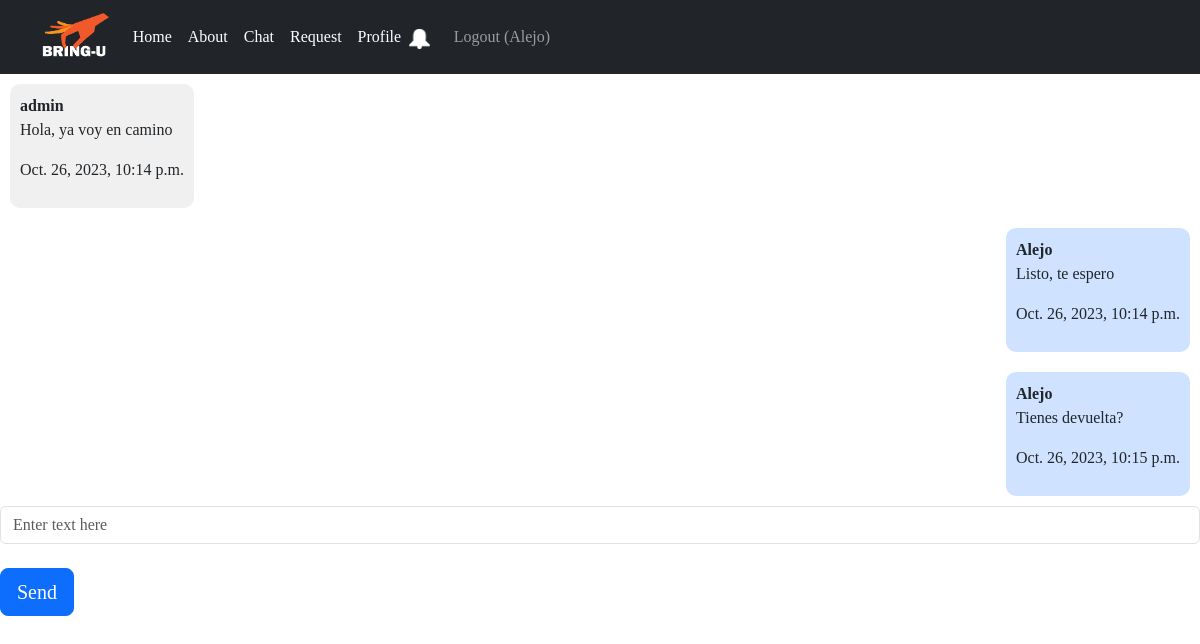
The page /chat/1 (signed in) on the database as committed earlier.
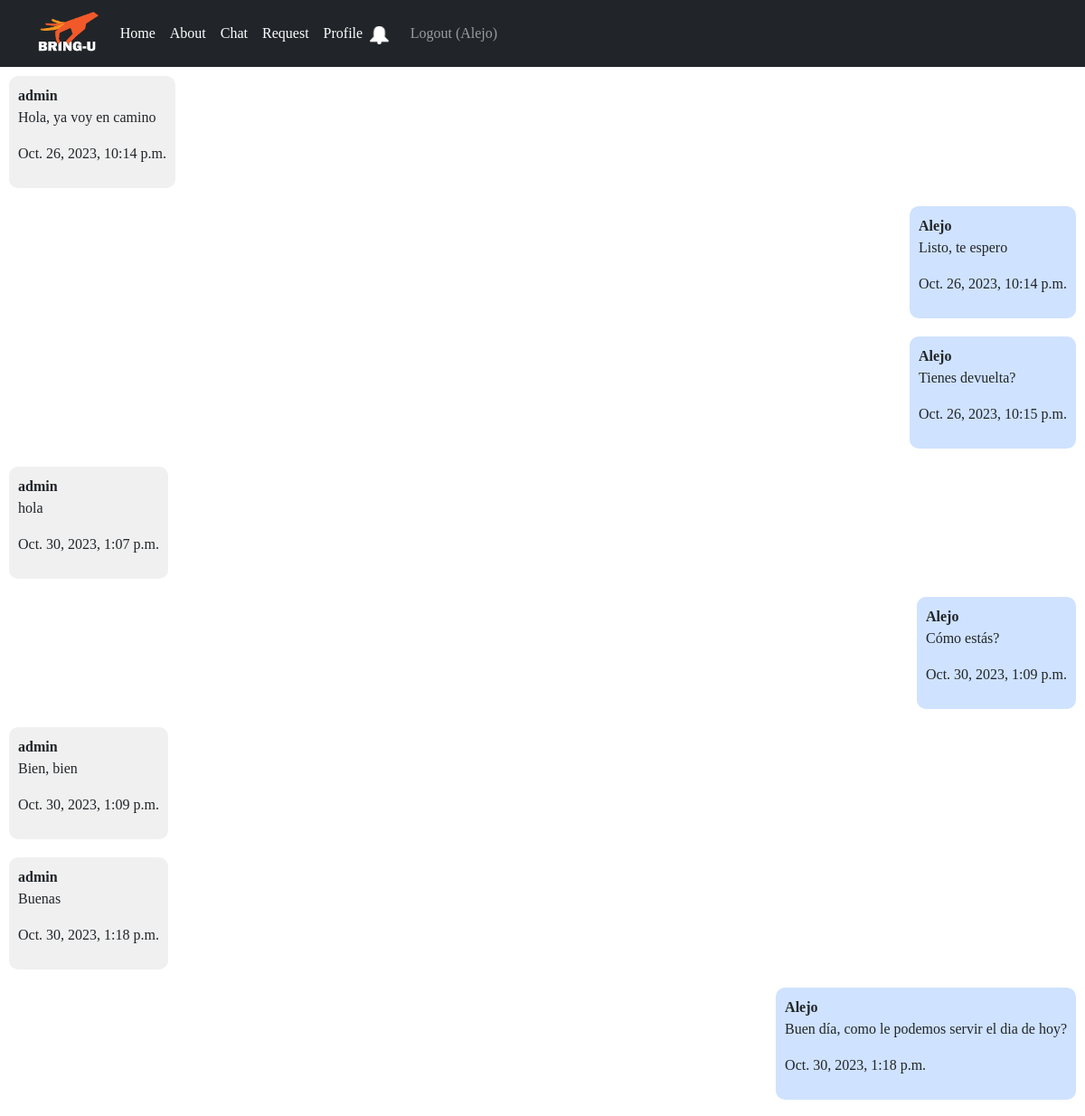
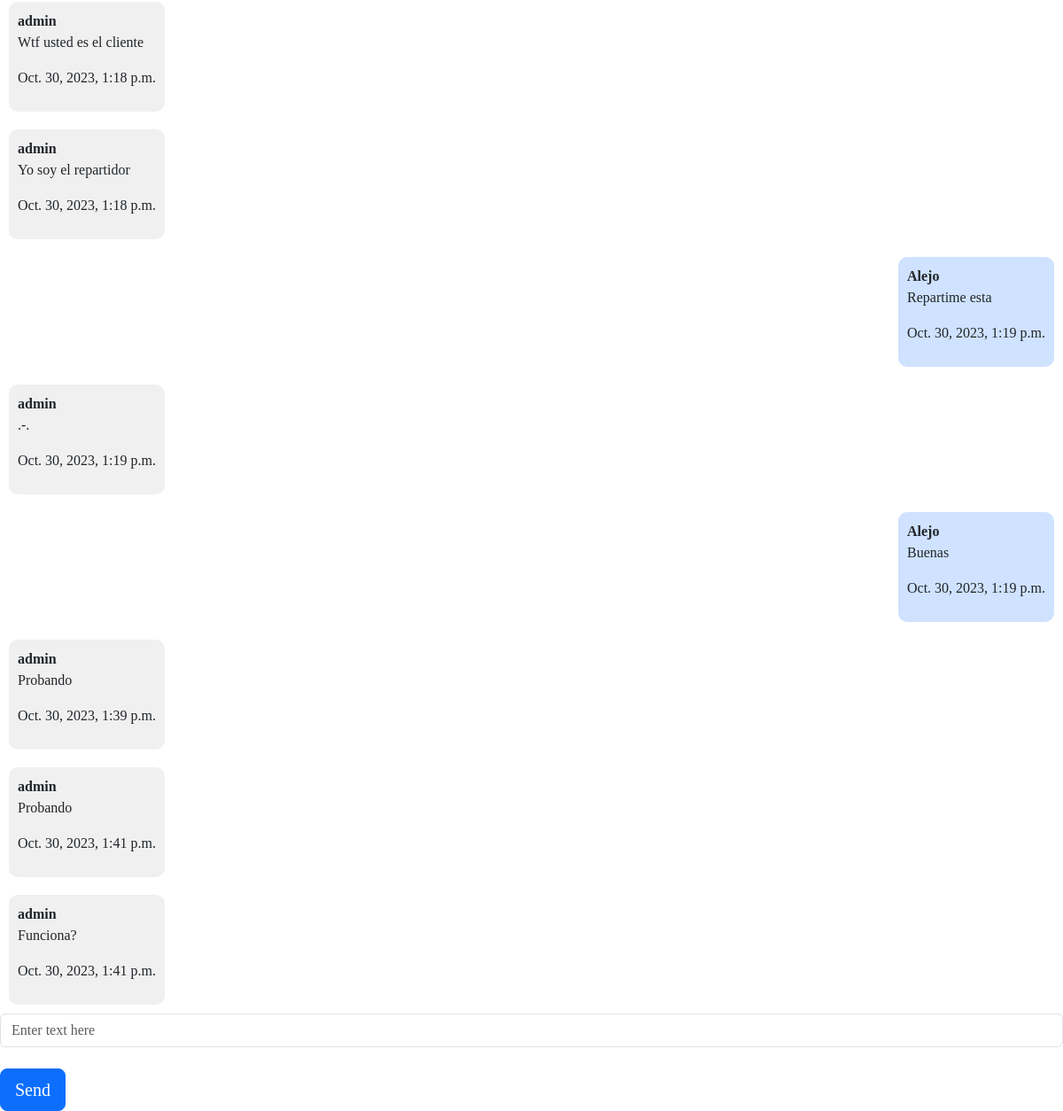
The same page on the database as committed later (2 pictures, top to bottom).
### chat/models.py (models this page shows, shortened)
class Message(models.Model):
    id_message = models.AutoField(primary_key=True)
    fk_id_chat = models.ForeignKey(Chat, on_delete=models.CASCADE)
    sender = models.ForeignKey(UserProfile, on_delete=models.CASCADE)
    content = models.TextField()
    status = models.BooleanField(default=False)
    timestamp = models.DateTimeField(default=timezone.now)

### accounts/models.py (models this page shows)
class UserProfile(AbstractUser):
    id = models.AutoField(primary_key=True)
    is_service_prov = models.BooleanField(default=False)
    first_name = models.CharField(max_length=100)
    last_name = models.CharField(max_length=100)
    username = models.CharField(max_length=15, unique=True)
    tel = models.IntegerField(null=True)
    profile_pic = models.ImageField(upload_to=upload_to, blank=True, null=True)
    email = models.EmailField()
    pass

### chat/views.py (the view, shortened to what this page needs)
# urls.py: path('<int:id_chat>', views.Conversation, name='conversation'),
@login_required
@is_chat_member
def Conversation(request, id_chat):
    user = request.user
    current_user = UserProfile.objects.get(username=user)
    chat = get_object_or_404(Chat, pk=id_chat)
    messages = Message.objects.filter(fk_id_chat=chat)
    context = {
        'user':user,
        'chat': chat,
        'messages': messages
        }
    if request.method == 'GET':
            messages_list = [
                {
                    'user': message.sender.username,
                    'value': message.content,
                    'date': message.timestamp.strftime("%b. %d, %Y, %I:%M %p")
                }
                for message in messages
            ]
            return render(request, 'conversation.html', context)

### chat/templates/conversation.html (shortened to what this page needs)
{% extends 'base.html' %}
{% block content %}
<body>
    <div id="container">
        <div class="chat-container" id="chat-container">
            {% for message in messages %}
            <div class="messages {% if message.sender == user %}messages-sent{% else %}messages-received{% endif %}"
                data-sender="{{ message.sender }}">
                <span class="message-sender">{{ message.sender }}</span>
                <p>{{ message.content }}</p>
                <p>{{ message.timestamp }}</p>
            </div>
            {% endfor %}
        </div>
        <form id="chat-form">
            <div class="form-group">
                <input class="form-control" placeholder="Enter text here" id="input" type="text"></br>
            </div>
            <input class="btn btn-primary btn-lg btn-block" id="submit" type="button" value="Send">
        </form>
    </div>
</body>
</html>
{% endblock content %}

Rows that differ between the two databases and show on the page:
added Message: sender "admin", content "hola", timestamp "Oct. 30, 2023, 1:07 p.m."
added Message: sender "Alejo", content "Cómo estás?", timestamp "Oct. 30, 2023, 1:09 p.m."
added Message: sender "admin", content "Bien, bien", timestamp "Oct. 30, 2023, 1:09 p.m."
added Message: sender "admin", content "Buenas", timestamp "Oct. 30, 2023, 1:18 p.m."
added Message: sender "Alejo", content "Buen día, como le podemos servir el dia de hoy?", timestamp "Oct. 30, 2023, 1:18 p.m."
added Message: sender "admin", content "Wtf usted es el cliente", timestamp "Oct. 30, 2023, 1:18 p.m."
added Message: sender "admin", content "Yo soy el repartidor", timestamp "Oct. 30, 2023, 1:18 p.m."
added Message: sender "Alejo", content "Repartime esta", timestamp "Oct. 30, 2023, 1:19 p.m."
added Message: sender "admin", content ".-.", timestamp "Oct. 30, 2023, 1:19 p.m."
added Message: sender "Alejo", content "Buenas", timestamp "Oct. 30, 2023, 1:19 p.m."
added Message: sender "admin", content "Probando", timestamp "Oct. 30, 2023, 1:39 p.m."
added Message: sender "admin", content "Probando", timestamp "Oct. 30, 2023, 1:41 p.m."
added Message: sender "admin", content "Funciona?", timestamp "Oct. 30, 2023, 1:41 p.m."
